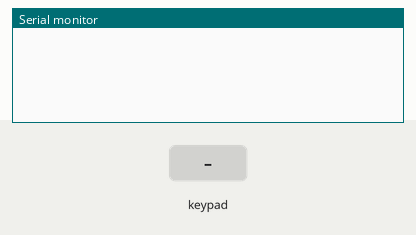
Simulated run of this sketch. Board: Arduino Uno, built with avr-gcc and run on an emulated ATmega328P. Shown: the last lines printed to the serial monitor. Wiring (inferred from the names in the program): 4×4 keypad with keys 1 2 3 A 4 5 6 B 7 8 9 C * 0 # D: rows pin 10, pin 11, pin 12, pin 13; columns pin 4, pin 5, pin 6, pin 7. The test bench sets the inputs (shaded band).

Above: at 1.2 s.
1.3 s: key '1' pressed
At 1.8 s:
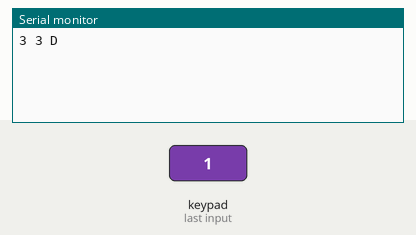
2.9 s: keypad keys 1 3 1 2 1 1 1 0 pressed 0.4 s apart
At 6.4 s:
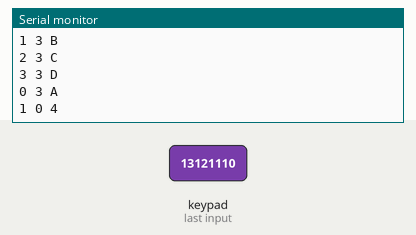
7.6 s: keypad keys 7 6 5 4 pressed 0.4 s apart
At 8.66 s:
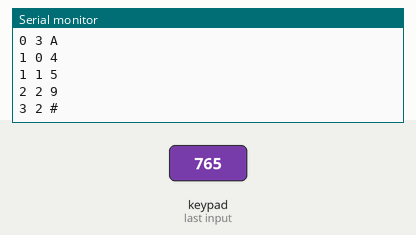
10.7 s: key '4' pressed
At 11.5 s:
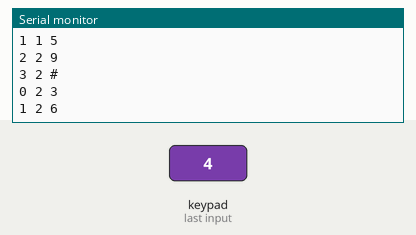
12.2 s: key '*' pressed
At 12.6 s:
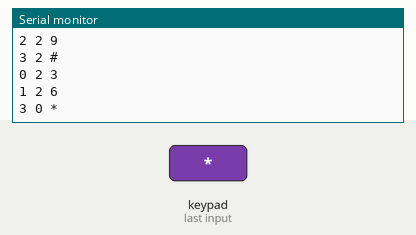
Timing chart, 0 to 14.7 s (numbered marks = the images above; inputs shaded):
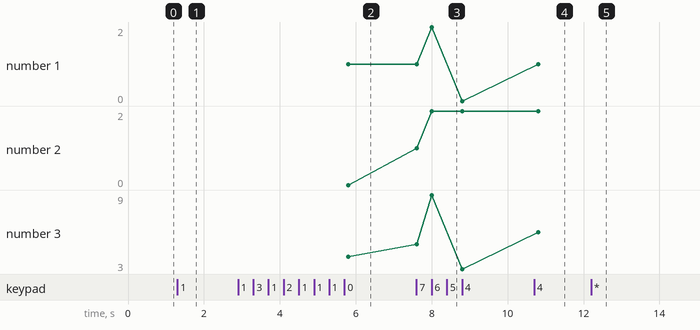

The sketch:

keypad_without_library.ino
```cpp
const byte ROWS = 4; //four rows
const byte COLS = 4; //four columns
char button_pressed;

//define the cymbols on the buttons of the keypads
char hexaKeys[ROWS][COLS] = {
  {'1','2','3','A'},
  {'4','5','6','B'},
  {'7','8','9','C'},
  {'*','0','#','D'}
};

byte rowPins[ROWS] = {13,12,11,10}; //connect to the row pinouts of the keypad
byte colPins[COLS] = {7,6,5,4}; //connect to the column pinouts of the keypad

void setup() {
  // put your setup code here, to run once:
  for (int i = 0; i <= 3; i++) {
      pinMode(colPins[i], OUTPUT);
      pinMode(rowPins[i], INPUT_PULLUP);
    }
  Serial.begin(9600);
}

void loop() {
  // put your main code here, to run repeatedly:
  for (int x = 0; x <= 3; x++){
      for (int y = 0; y <= 3; y++){
          digitalWrite(colPins[x], LOW);
          int reading = digitalRead(rowPins[y]);
          if (reading==0){
              button_pressed = hexaKeys[x][y];
              Serial.println(String(x)+ " " + String(y) + " " + button_pressed);
              delay(200);
            }
        }
        delay(200);
    }
}
```

Measured:
- after the input at 1.3 s, the serial monitor: prints a new line after 0.10 s (image 1)
- after the input at 2.9 s, the serial monitor: prints a new line after 0.10 s (image 2)
- after the input at 7.6 s, the serial monitor: prints a new line at once (image 3)
- after the input at 10.7 s, the serial monitor: prints a new line after 0.11 s (image 4)
- after the input at 12.2 s, the serial monitor: prints a new line at once (image 5)
- plotted number 1: 0 → 1 after the input at 10.7 s
- plotted number 3: 3 → 6 after the input at 10.7 s
